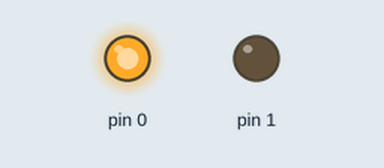
Bench run of a sketch on a simulated Arduino Uno, built with avr-gcc and run on an emulated ATmega328P. Parts: output pins drawn as LEDs (lit = HIGH).

Above: at 0.5 s.
At 2.5 s:
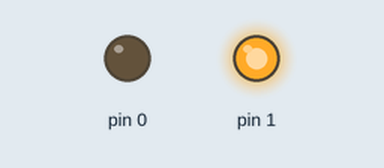
At 3.5 s:
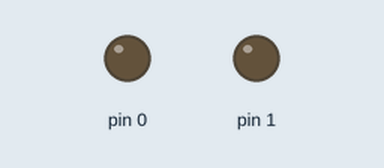
Timing chart, 0 to 5.2 s (numbered marks = the images above):
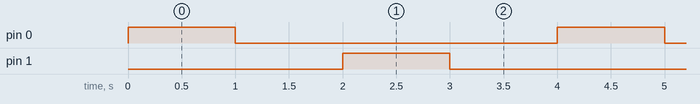

The sketch:

bodacious_blad_blorr1.ino
```cpp
// C++ code
//
void setup()
{
  pinMode(0, OUTPUT);
  pinMode(1,OUTPUT);
}

void loop()
{
  digitalWrite(0, HIGH);
  delay(1000); // Wait for 1000 millisecond(s)
  digitalWrite(0, LOW);
  delay(1000); // Wait for 1000 millisecond(s)
  digitalWrite(1,HIGH);
  delay(1000);
  digitalWrite(1,LOW);
  delay(1000);
}
```

Measured:
- by itself, pin 0, pin 1: alternates HIGH for 1.0 s and LOW for 3.0 s
- by itself, everything shown: repeats every 4.0 s, in 4 steps
